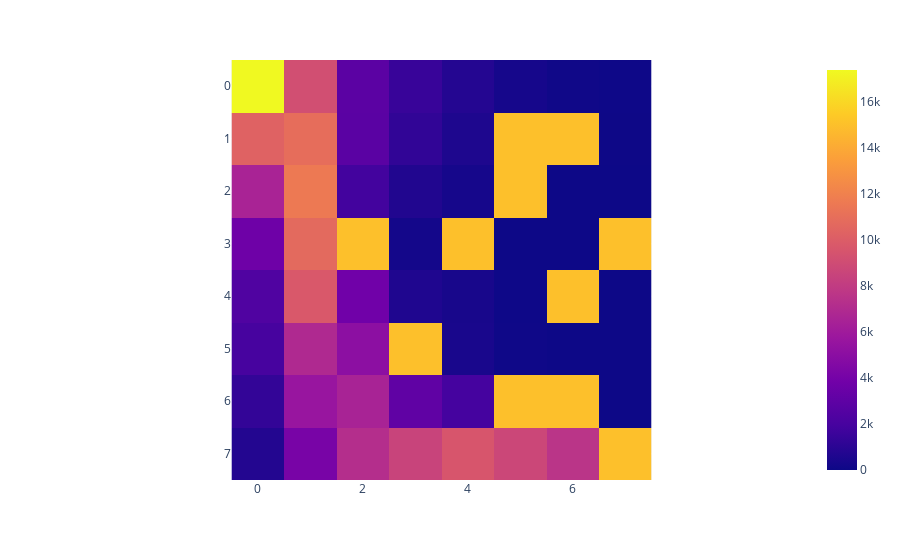
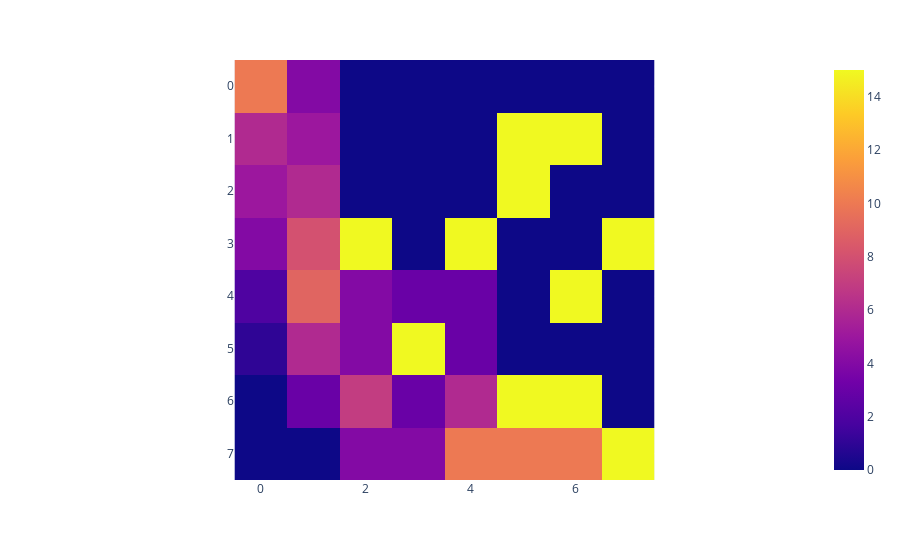

Notebook cell for these charts, in order:
### Code cell
plot_result(map_train)
plot_result(map_play)

### Figure 1 — Plotly figure (JSON) as saved in the notebook; plotly's stock layout.template omitted (floating-point values rounded to 4 significant figures)
{"data": [{"coloraxis": "coloraxis", "hovertemplate": "x: %{x}<br>y: %{y}<br>color: %{z}<extra></extra>", "name": "0", "type": "heatmap", "x": [0, 1, 2, 3, 4, 5, 6, 7], "xaxis": "x", "y": [0, 1, 2, 3, 4, 5, 6, 7], "yaxis": "y", "z": [[17384, 9149, 2873, 1470, 768, 294, 103, 44], [10305, 10906, 2828, 1231, 567, 15000, 15000, 21], [6529, 11592, 1817, 681, 293, 15000, 2, 6], [3700, 10712, 15000, 222, 15000, 8, 1, 15000], [2376, 9707, 3790, 611, 357, 44, 15000, 1], [1962, 6911, 5079, 15000, 415, 59, 8, 3], [1275, 5617, 6501, 3086, 1911, 15000, 15000, 1], [746, 4157, 7210, 8502, 9557, 8697, 7580, 15000]]}], "layout": {"coloraxis": {"colorscale": [[0, "#0d0887"], [0.1111, "#46039f"], [0.2222, "#7201a8"], [0.3333, "#9c179e"], [0.4444, "#bd3786"], [0.5556, "#d8576b"], [0.6667, "#ed7953"], [0.7778, "#fb9f3a"], [0.8889, "#fdca26"], [1, "#f0f921"]]}, "margin": {"t": 60}, "xaxis": {"anchor": "y", "constrain": "domain", "domain": [0, 1], "scaleanchor": "y"}, "yaxis": {"anchor": "x", "autorange": "reversed", "constrain": "domain", "domain": [0, 1]}}}

### Figure 2 — Plotly figure (JSON) as saved in the notebook; plotly's stock layout.template omitted (floating-point values rounded to 4 significant figures)
{"data": [{"coloraxis": "coloraxis", "hovertemplate": "x: %{x}<br>y: %{y}<br>color: %{z}<extra></extra>", "name": "0", "type": "heatmap", "x": [0, 1, 2, 3, 4, 5, 6, 7], "xaxis": "x", "y": [0, 1, 2, 3, 4, 5, 6, 7], "yaxis": "y", "z": [[10, 4, 0, 0, 0, 0, 0, 0], [6, 5, 0, 0, 0, 15, 15, 0], [5, 6, 0, 0, 0, 15, 0, 0], [4, 8, 15, 0, 15, 0, 0, 15], [2, 9, 4, 3, 3, 0, 15, 0], [1, 6, 4, 15, 3, 0, 0, 0], [0, 3, 7, 3, 6, 15, 15, 0], [0, 0, 4, 4, 10, 10, 10, 15]]}], "layout": {"coloraxis": {"colorscale": [[0, "#0d0887"], [0.1111, "#46039f"], [0.2222, "#7201a8"], [0.3333, "#9c179e"], [0.4444, "#bd3786"], [0.5556, "#d8576b"], [0.6667, "#ed7953"], [0.7778, "#fb9f3a"], [0.8889, "#fdca26"], [1, "#f0f921"]]}, "margin": {"t": 60}, "xaxis": {"anchor": "y", "constrain": "domain", "domain": [0, 1], "scaleanchor": "y"}, "yaxis": {"anchor": "x", "autorange": "reversed", "constrain": "domain", "domain": [0, 1]}}}
